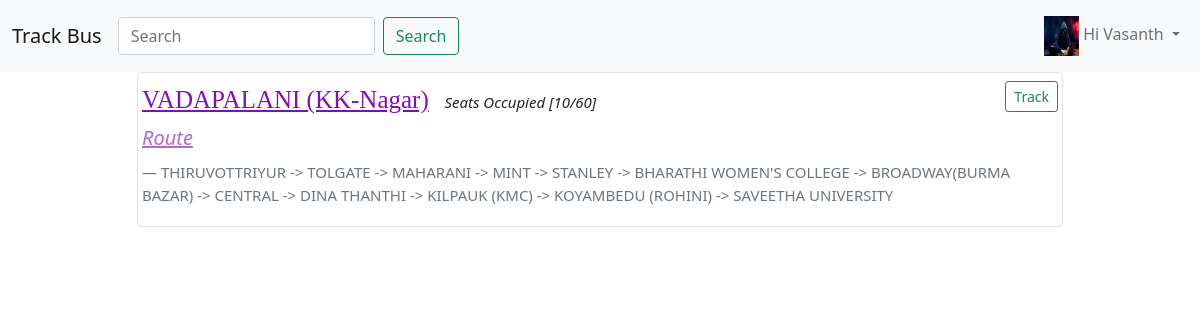
Page /blog/buslist (signed in) on the committed database.
### bus/models.py (models this page shows)
class user_profile(models.Model):
	user = models.OneToOneField(User,on_delete=models.CASCADE)
	dob = models.DateField(null=True,blank=True)
	photo = models.ImageField(null=True,blank=True)

class bus(models.Model):
	title = models.CharField(max_length=100)
	description = models.TextField()
	slug = models.SlugField(unique=True)

### bus/views.py (the view)
# urls.py: path('buslist',bus_list,name='buslist'),
@login_required(login_url='blog:user_login')
def bus_list(request):
	obj = bus.objects.all()
	return render(request,'home.html',{'obj':obj})

### template/home.html
{% extends "base.html" %}
{% block content %}
{%for i in obj%}
    <div class="container">
        <div class="row justify-content-md-center">
          <div class="col-sm-10">
            <div class="img-thumbnail">
                    <h2><a href="{% url 'blog:busdetail' i.slug %}" class="title-tag">{{i.title}}</a><i style="font-size: 15px;">&nbsp; &nbsp; Seats Occupied [10/60]</i><small style="float: right;"><a href="{% url 'blog:busdetail' i.slug %}" class="btn btn-outline-success btn-sm " role="button" aria-pressed="true">Track</a></small></h2>
                        <div class="responsive" >
                            <blockquote class="blockquote">
  <p class="mb-4" style="color: #B767C8;"><u><i>Route</i></u></p>
  <footer class="blockquote-footer" >{{i.description}}</footer>
</blockquote>
                        </div>
                </div>
            </div>
        </div>
        </div>
{%endfor%}
{% endblock %}

### template/navbar.html (shortened to what this page needs)
<nav class="navbar navbar-expand-lg navbar-light bg-light">
  <div class="container-fluid">
    <a class="navbar-brand" href="{% url 'blog:buslist' %}">Track Bus</a>
    <div class="collapse navbar-collapse" id="navbarSupportedContent">
      <ul class="navbar-nav me-auto mb-2 mb-lg-0">
        <form class="d-flex" action="#">
        <input class="form-control me-2" type="search" placeholder="Search" aria-label="Search" name='q'>
        <button class="btn btn-outline-success" type="submit">Search</button>
      </form>
      </ul>
      <ul class="navbar-nav">
        {% if request.user.is_authenticated %}
          <li class="nav-item dropdown">
            <a class="nav-link dropdown-toggle" href="#" id="navbarDropdown" role="button" data-bs-toggle="dropdown" aria-expanded="false">
              {% if request.user.user_profile.photo %}
                <img src="{{request.user.user_profile.photo.url}}" class="nav-img">
              {% else %}
                  <img src="/media/download.png" class="nav-img">
              {% endif %}
              <span>Hi {{request.user.first_name|capfirst}}</span>
            </a>
          </li>
        {% endif %}
      </ul>
    </div>
  </div>
</nav>

### static/bus/style1.css (style rules this page uses)
.container .title-tag { font-family: Finchley; font-size: 25px; color: #840EB3; }
img.nav-img { height: 40px; width: 35px; }
.container .blockquote-footer { font-size: 15px; }

### template/base.html (style rules this page uses)
* { margin:0; padding: 0px; }

### rows in the picture
bus: title "VADAPALANI (KK-Nagar)", description "THIRUVOTTRIYUR -> TOLGATE -> MAHARANI -> MINT -> STANLEY -> BHARATHI WOMEN'S COLLEGE -> BROADWAY(BURMA BAZAR) -> CENTRAL -> DINA THANTHI -> KILPAUK (KMC) -> KOYAMBEDU (ROHINI) -> SAVEETHA UNIVERSITY"

### other values in the picture
{{ request.user.first_name|capfirst }} "Vasanth"
